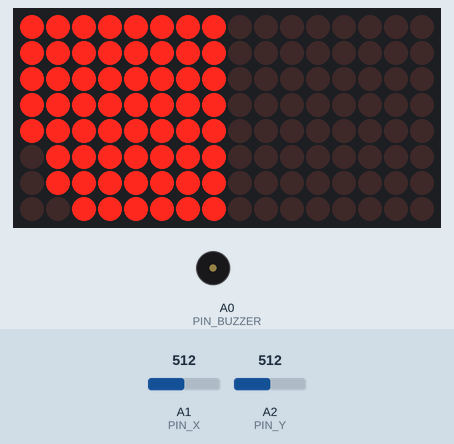
Simulated run of this sketch. Board: Arduino Uno, built with avr-gcc and run on an emulated ATmega328P. On the bench: 16×8 LED matrix, buzzer (waves = sounding). Wiring (inferred from the names in the program): 2 × MAX7219 LED driver (orientation assumed): data pin 5; clock pin 4; CS pin 6. The test bench sets the inputs (shaded band); at power-on: A2 (PIN_Y) = 512, A1 (PIN_X) = 512. Random numbers use the default seed unless the sketch sets one.

Above: at 1.2 s.
1.3 s: A2 (PIN_Y) set to 314
2.8 s: A2 (PIN_Y) set to 288
At 4.18 s:
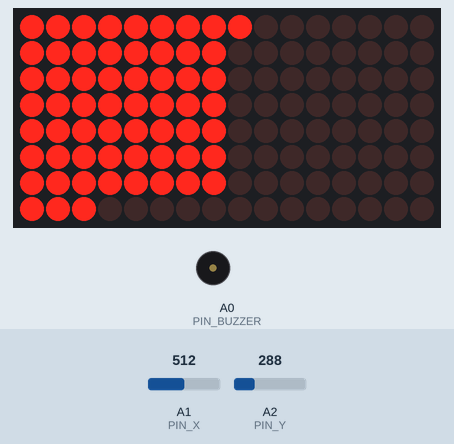
4.6 s: A2 (PIN_Y) set to 306
At 6.0 s:
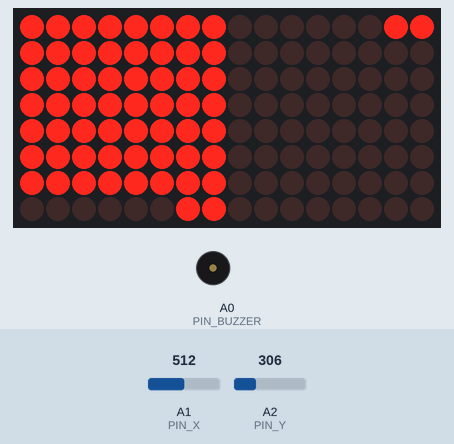
6.6 s: A1 (PIN_X) set to 376
8.1 s: A1 (PIN_X) set to 348
At 9.5 s:
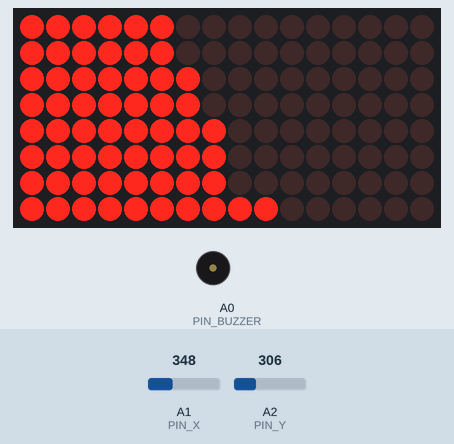
10.1 s: A2 (PIN_Y) set to 349
11.6 s: A2 (PIN_Y) set to 374
At 12.6 s:
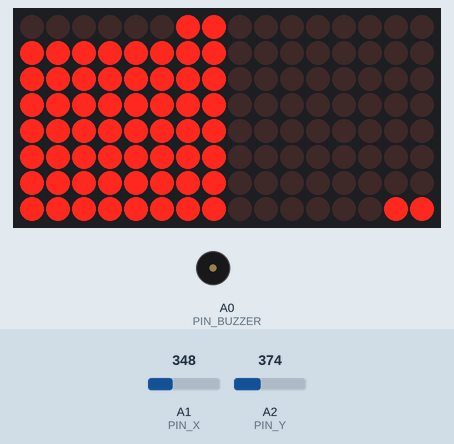
Timing chart, 0 to 14.4 s (numbered marks = the images above; inputs shaded):
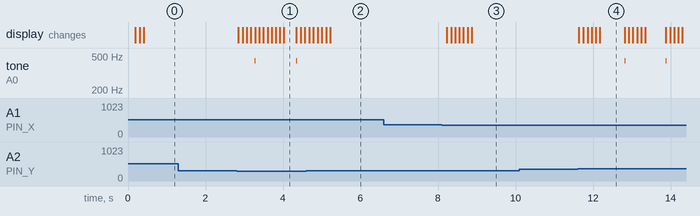

Measured:
- the behaviour switches between 300 and 299 on A2 (PIN_Y) (found by bisection; images 0 and 1)
- the behaviour switches between 361 and 360 on A1 (PIN_X) (found by bisection; images 2 and 3)
- the behaviour switches between 360 and 361 on A2 (PIN_Y) (found by bisection; images 3 and 4)
- after the input at 1.3 s, every drawn part: stays the same
- after the input at 2.8 s, tone on A0 (PIN_BUZZER): alternates 440 Hz for 0.01 s and silent for 1.1 s, starting after 0.48 s; the display: first changes after 0.05 s (image 1 shows a later state)
- after the input at 6.6 s, every drawn part: stays the same
- after the input at 8.1 s, the display: first changes after 0.12 s (image 3 shows a later state)
- after the input at 10.1 s, every drawn part: stays the same
- after the input at 11.6 s, tone on A0 (PIN_BUZZER): alternates 440 Hz for 0.01 s and silent for 1.1 s, starting after 1.2 s; the display: first changes at once (image 4 shows a later state)
- what the display in image 4 shows lasts 0.6 s, from 12.2 s to 12.8 s

The sketch:

hourglass.ino
```cpp
#include "Arduino.h"
#include "LedControl.h"
#include "Delay.h"

#define  MATRIX_A  1
#define MATRIX_B  0

// Values are 260/330/400
#define ACC_THRESHOLD_LOW 300
#define ACC_THRESHOLD_HIGH 360

// Matrix
#define PIN_DATAIN 5
#define PIN_CLK 4
#define PIN_LOAD 6

// Accelerometer
#define PIN_X A1
#define PIN_Y A2

#define PIN_BUZZER 14

// This takes into account how the matrixes are mounted
#define ROTATION_OFFSET 90

#define DELAY_FRAME 100

#define DEBUG_OUTPUT 1

#define MODE_HOURGLASS 0

byte delayHours = 0;
byte delayMinutes = 1;
int mode = MODE_HOURGLASS;
int gravity;
LedControl lc = LedControl(PIN_DATAIN, PIN_CLK, PIN_LOAD, 2);
NonBlockDelay d;
int resetCounter = 0;
bool alarmWentOff = false;


/**
 * Get delay between particle drops (in seconds)
 */
long getDelayDrop() {
  return delayMinutes + delayHours * 60;
}


#if DEBUG_OUTPUT
void printmatrix() {
  Serial.println(" 0123-4567 ");
  for (int y = 0; y<8; y++) {
    if (y == 4) {
      Serial.println("|----|----|");
    }
    Serial.print(y);
    for (int x = 0; x<8; x++) {
      if (x == 4) {
        Serial.print("|");
      }
      Serial.print(lc.getXY(0,x,y) ? "X" :" ");
    }
    Serial.println("|");
  }
  Serial.println("-----------");
}
#endif


coord getDown(int x, int y) {
  coord xy;
  xy.x = x-1;
  xy.y = y+1;
  return xy;
}
coord getLeft(int x, int y) {
  coord xy;
  xy.x = x-1;
  xy.y = y;
  return xy;
}
coord getRight(int x, int y) {
  coord xy;
  xy.x = x;
  xy.y = y+1;
  return xy;
}

bool canGoLeft(int addr, int x, int y) {
  if (x == 0) return false;
  return !lc.getXY(addr, getLeft(x, y));
}
bool canGoRight(int addr, int x, int y) {
  if (y == 7) return false;
  return !lc.getXY(addr, getRight(x, y));
}
bool canGoDown(int addr, int x, int y) {
  if (y == 7) return false;
  if (x == 0) return false;
  if (!canGoLeft(addr, x, y)) return false;
  if (!canGoRight(addr, x, y)) return false;
  return !lc.getXY(addr, getDown(x, y));
}

void goDown(int addr, int x, int y) {
  lc.setXY(addr, x, y, false);
  lc.setXY(addr, getDown(x,y), true);
}
void goLeft(int addr, int x, int y) {
  lc.setXY(addr, x, y, false);
  lc.setXY(addr, getLeft(x,y), true);
}
void goRight(int addr, int x, int y) {
  lc.setXY(addr, x, y, false);
  lc.setXY(addr, getRight(x,y), true);
}

int countParticles(int addr) {
  int c = 0;
  for (byte y=0; y<8; y++) {
    for (byte x=0; x<8; x++) {
      if (lc.getXY(addr, x, y)) {
        c++;
      }
    }
  }
  return c;
}

bool moveParticle(int addr, int x, int y) {
  if (!lc.getXY(addr,x,y)) {
    return false;
  }

  bool can_GoLeft = canGoLeft(addr, x, y);
  bool can_GoRight = canGoRight(addr, x, y);

  if (!can_GoLeft && !can_GoRight) {
    return false;
  }

  bool can_GoDown = canGoDown(addr, x, y);

  if (can_GoDown) {
    goDown(addr, x, y);
  } else if (can_GoLeft && !can_GoRight) {
    goLeft(addr, x, y);
  } else if (can_GoRight && !can_GoLeft) {
    goRight(addr, x, y);
  } else if (random(2) == 1) {
    goLeft(addr, x, y);
  } else {
    goRight(addr, x, y);
  }
  return true;
}

void fill(int addr, int maxcount) {
  int n = 8;
  byte x,y;
  int count = 0;
  for (byte slice = 0; slice < 2*n-1; ++slice) {
    byte z = slice<n ? 0 : slice-n + 1;
    for (byte j = z; j <= slice-z; ++j) {
      y = 7-j;
      x = (slice-j);
      lc.setXY(addr, x, y, (++count <= maxcount));
    }
  }
}

int getGravity() {
  int x = analogRead(PIN_X);
  int y = analogRead(PIN_Y);
  if (y < ACC_THRESHOLD_LOW)  { return 0;   }
  if (x > ACC_THRESHOLD_HIGH) { return 90;  }
  if (y > ACC_THRESHOLD_HIGH) { return 180; }
  if (x < ACC_THRESHOLD_LOW)  { return 270; }
}

int getTopMatrix() {
  return (getGravity() == 90) ? MATRIX_A : MATRIX_B;
}
int getBottomMatrix() {
  return (getGravity() != 90) ? MATRIX_A : MATRIX_B;
}

void resetTime() {
  for (byte i=0; i<2; i++) {
    lc.clearDisplay(i);
  }
  fill(getTopMatrix(), 60);
  d.Delay(getDelayDrop() * 1000);
}

bool updateMatrix() {
  int n = 8;
  bool somethingMoved = false;
  byte x,y;
  bool direction;
  for (byte slice = 0; slice < 2*n-1; ++slice) {
    direction = (random(2) == 1);
    byte z = slice<n ? 0 : slice-n + 1;
    for (byte j = z; j <= slice-z; ++j) {
      y = direction ? (7-j) : (7-(slice-j));
      x = direction ? (slice-j) : j;
      if (moveParticle(MATRIX_B, x, y)) {
        somethingMoved = true;
      };
      if (moveParticle(MATRIX_A, x, y)) {
        somethingMoved = true;
      }
    }
  }
  return somethingMoved;
}

boolean dropParticle() {
  if (d.Timeout()) {
    d.Delay(getDelayDrop() * 1000);
    if (gravity == 0 || gravity == 180) {
      if ((lc.getRawXY(MATRIX_A, 0, 0) && !lc.getRawXY(MATRIX_B, 7, 7)) ||
          (!lc.getRawXY(MATRIX_A, 0, 0) && lc.getRawXY(MATRIX_B, 7, 7))
      ) {
        lc.invertRawXY(MATRIX_A, 0, 0);
        lc.invertRawXY(MATRIX_B, 7, 7);
        tone(PIN_BUZZER, 440, 10);
        return true;
      }
    }
  }
  return false;
}

void alarm() {
  for (int i=0; i<5; i++) {
    tone(PIN_BUZZER, 440, 200);
    delay(1000);
  }
}

/**
 * Setup
 */
void setup() {
  Serial.begin(9600);
  randomSeed(analogRead(A0));

  for (byte i=0; i<2; i++) {
    lc.shutdown(i,false);
    lc.setIntensity(i,1);
  }

  resetTime();
}

/**
 * Main loop
 */
void loop() {
  delay(DELAY_FRAME);

  gravity = getGravity();
  lc.setRotation((ROTATION_OFFSET + gravity) % 360);

  bool moved = updateMatrix();
  bool dropped = dropParticle();

  if (!moved && !dropped && !alarmWentOff && (countParticles(getTopMatrix()) == 0)) {
    alarmWentOff = true;
    alarm();
  }
  if (dropped) {
    alarmWentOff = false;
  }
}
```
